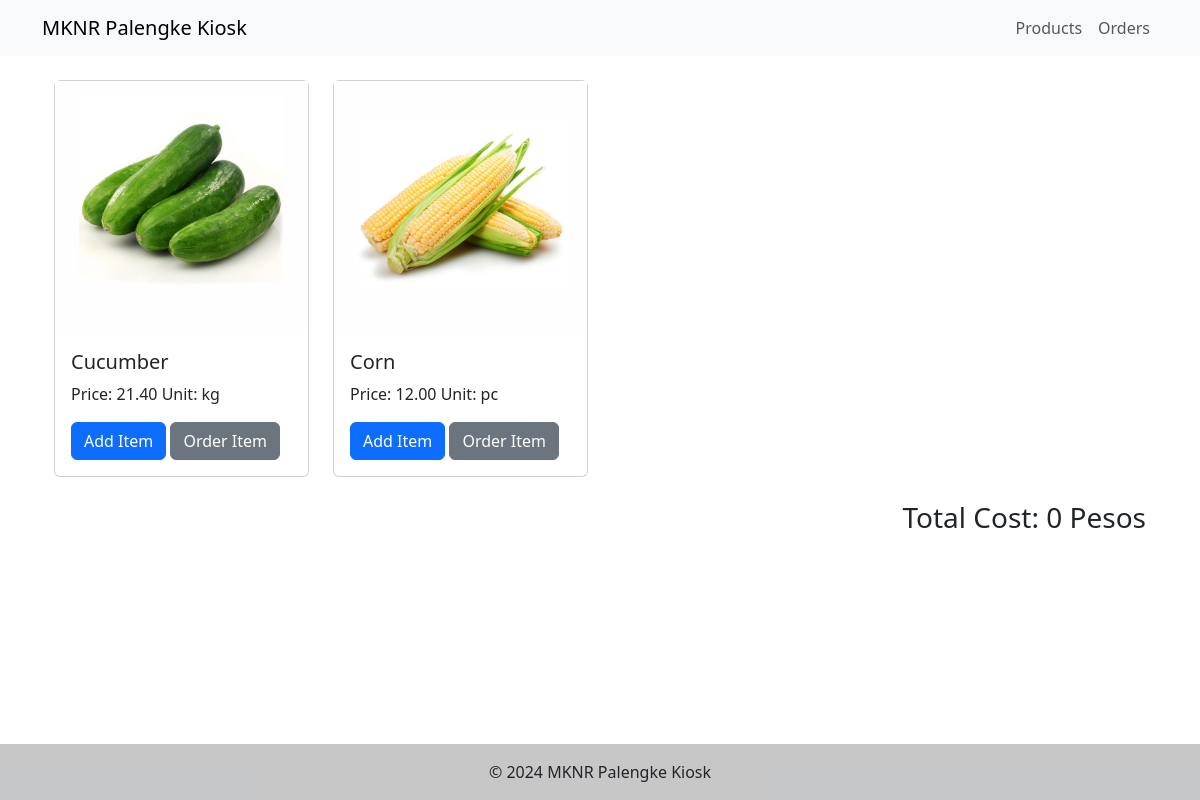
The page /public/index.php on the database its author committed.
### tables this page shows
CREATE TABLE `products` (
  `product_id` int(11) NOT NULL,
  `name` varchar(255) NOT NULL,
  `unit` varchar(50) DEFAULT NULL,
  `price_per_unit` decimal(10,2) DEFAULT NULL,
  `image_url` varchar(255) DEFAULT NULL
);

### public/index.php (the view, shortened to what this page needs)
<?php
include '../config/database.php';
$sql = "SELECT * FROM products";
$result = $conn->query($sql);
$products = array();
if ($result->num_rows > 0) {
    while ($row = $result->fetch_assoc()) {
        array_push($products, $row);
    }
} else {
    echo "0 results";
}
include '../template/header.php';
?>
<div class="container mt-4">
  <div class="row">
    <?php foreach ($products as $product): ?>
    <div class="col-lg-3 col-md-4 col-sm-6 col-xs-12">
      <div class="card h-100">
        <img
          src="<?php echo htmlspecialchars($product['image_url']); ?>"
          alt="<?php echo htmlspecialchars($product['name']); ?>"
          class="image-fluid"
          data-bs-toggle="modal"
          data-bs-target="#imageModal"
          onclick="showImageinModal(this.src)"
        />
        <div class="card-body">
          <h5 class="card-title"><?php echo htmlspecialchars($product['name']); ?></h5>
          <p class="card-text">
            Price: <?php echo htmlspecialchars($product['price_per_unit']); ?>
            Unit: <?php echo htmlspecialchars($product['unit']); ?>
          </p>
          <button
            class="btn btn-primary"
            onclick="addItemToCart('<?php echo htmlspecialchars($product['product_id']); ?>', '<?php echo htmlspecialchars($product['price_per_unit']); ?>')"
            >
            Add Item
          </button>
          <button
            type="button"
            class="btn btn-secondary order-item"
            data-bs-toggle="modal"
            data-bs-target="#orderModal"
            data-id="<?php echo htmlspecialchars($product['product_id']); ?>"
            data-name="<?php echo htmlspecialchars($product['name']); ?>"
            data-price="<?php echo htmlspecialchars($product['price_per_unit']); ?>"
            data-unit="<?php echo htmlspecialchars($product['unit']); ?>"
            data-image="<?php echo htmlspecialchars($product['image_url']); ?>"
            onclick="setupModal(this)"
            >
            Order Item
          </button>
        </div>
      </div>
    </div>
    <?php endforeach; ?>
  </div>
  <div class="text-end mt-4">
    <h3>Total Cost: <span id="totalCost">0</span> Pesos</h3>
  </div>
</div>
<?php
include '../template/footer.php';
?>

### public/css/style.css (style rules this page uses)
html { height: 100%; }
body { display: flex; flex-direction: column; min-height: 100vh; margin: 0; }

### rows shown on the page
products: image_url (picture), name "Cucumber", price_per_unit "21.40", unit "kg"
products: image_url (picture), name "Corn", price_per_unit "12.00", unit "pc"
